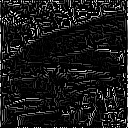

Reproduce this figure in Python.
import cv2
import numpy as np
import matplotlib.pyplot as plt

# Read image
img = cv2.imread("imori.jpg").astype(np.float32)
H, W, C = img.shape

# Gray
gray = 0.2126 * img[..., 2] + 0.7152 * img[..., 1] + 0.0722 * img[..., 0]

# Gaussian Filter
K_size = 5
sigma = 1.4

## Zero padding
pad = K_size // 2
gau = np.zeros((H + pad*2, W + pad*2), dtype=np.float32)
#gau[pad:pad+H, pad:pad+W] = gray.copy().astype(np.float32)
gau = np.pad(gray, (pad, pad), 'edge')
tmp = gau.copy()

## Kernel
K = np.zeros((K_size, K_size), dtype=np.float32)
for x in range(-pad, -pad+K_size):
    for y in range(-pad, -pad+K_size):
        K[y+pad, x+pad] = np.exp( -(x**2 + y**2) / (2* (sigma**2)))
K /= (sigma * np.sqrt(2 * np.pi))
K /= K.sum()

for y in range(H):
    for x in range(W):
        gau[pad+y, pad+x] = np.sum(K * tmp[y:y+K_size, x:x+K_size])

## Sobel vertical
KSV = np.array(((-1., -2., -1.), (0., 0., 0.), (1., 2., 1.)), dtype=np.float32)
## Sobel horizontal
KSH = np.array(((-1., 0., 1.), (-2., 0., 2.), (-1., 0., 1.)), dtype=np.float32)

gau = gau[pad-1:H+pad+1, pad-1:W+pad+1]
fy = np.zeros_like(gau, dtype=np.float32)
fx = np.zeros_like(gau, dtype=np.float32)
K_size = 3
pad = K_size // 2

for y in range(H):
    for x in range(W):
        fy[pad+y, pad+x] = np.sum(KSV * gau[y:y+K_size, x:x+K_size])
        fx[pad+y, pad+x] = np.sum(KSH * gau[y:y+K_size, x:x+K_size])
        
fx = fx[pad:pad+H, pad:pad+W]
fy = fy[pad:pad+H, pad:pad+W]

# Non-maximum suppression
edge = np.sqrt(np.power(fx, 2) + np.power(fy, 2))
fx[fx == 0] = 1e-5
tan = np.arctan(fy / fx)
## Angle quantization
angle = np.zeros_like(tan, dtype=np.uint8)
angle[np.where((tan > -0.4142) & (tan <= 0.4142))] = 0
angle[np.where((tan > 0.4142) & (tan < 2.4142))] = 45
angle[np.where((tan >= 2.4142) | (tan <= -2.4142))] = 95
angle[np.where((tan > -2.4142) & (tan <= -0.4142))] = 135

for y in range(H):
    for x in range(W):
        if angle[y, x] == 0:
            dx1, dy1, dx2, dy2 = -1, 0, 1, 0
        elif angle[y, x] == 45:
            dx1, dy1, dx2, dy2 = -1, 1, 1, -1
        elif angle[y, x] == 90:
            dx1, dy1, dx2, dy2 = 0, -1, 0, 1
        elif angle[y, x] == 135:
            dx1, dy1, dx2, dy2 = -1, -1, 1, 1
        if x == 0:
            dx1 = max(dx1, 0)
            dx2 = max(dx2, 0)
        if x == W-1:
            dx1 = min(dx1, 0)
            dx2 = min(dx2, 0)
        if y == 0:
            dy1 = max(dy1, 0)
            dy2 = max(dy2, 0)
        if y == H-1:
            dy1 = min(dy1, 0)
            dy2 = min(dy2, 0)
        if max(max(edge[y, x], edge[y+dy1, x+dx1]), edge[y+dy2, x+dx2]) != edge[y, x]:
            edge[y, x] = 0
            
out = edge.astype(np.uint8)

# Save result
cv2.imwrite("out.jpg", out)
cv2.imshow("result", out)
cv2.waitKey(0)
cv2.destroyAllWindows()
